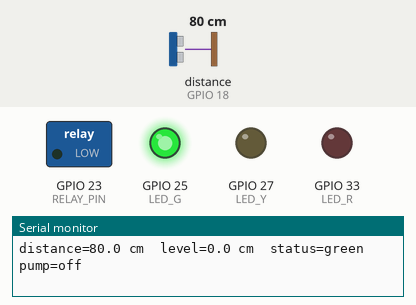
Recording of a sketch running on a simulated ESP32. Parts: switched loads named in the sketch (green lamp = pin HIGH), output pins drawn as LEDs (lit = HIGH), the last lines printed to the serial monitor. Wiring (inferred from the names in the program): ultrasonic range finder: trigger GPIO 5; echo GPIO 18. Inputs (shaded band) come from the test bench; at power-on: distance to the obstacle (sensor on GPIO 18) 80 cm. The echo pulse lasts 58.3 µs per cm; WiFi joins after 1.5 s; servers stay silent unless stated; uploads are accepted with an empty reply; pins used as bus, display or sensor lines are not drawn.

Above: at 1.8 s.
1.9 s: distance to the obstacle (sensor on GPIO 18) set to 37 cm
3.4 s: distance to the obstacle (sensor on GPIO 18) set to 30 cm
At 5.2 s:
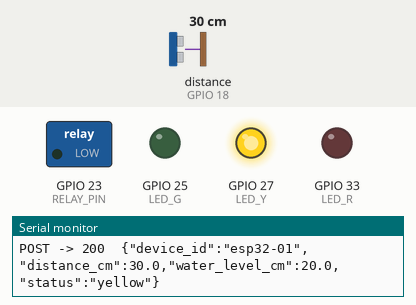
5.7 s: distance to the obstacle (sensor on GPIO 18) set to 27 cm
7.6 s: distance to the obstacle (sensor on GPIO 18) set to 22 cm
At 9.6 s:
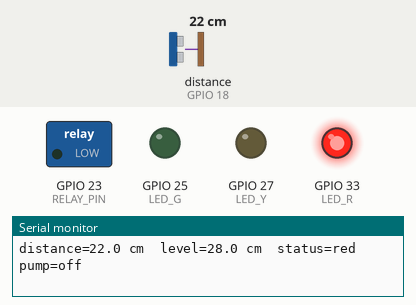
9.9 s: distance to the obstacle (sensor on GPIO 18) set to 25 cm
11.8 s: distance to the obstacle (sensor on GPIO 18) set to 28 cm
At 12.9 s:
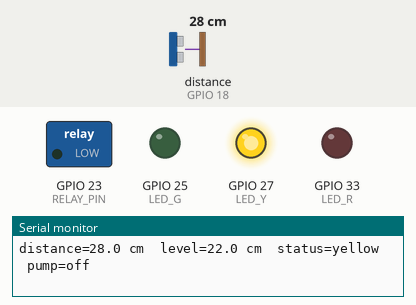
Timing chart, 0 to 14.8 s (numbered marks = the images above; inputs shaded):
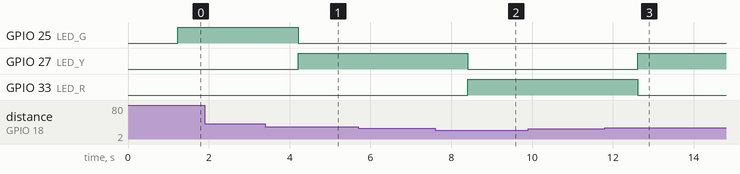

Measured:
- the behaviour switches between 35 and 34 cm on distance to the obstacle (sensor on GPIO 18) (found by bisection; images 0 and 1)
- the behaviour switches between 25 and 24 cm on distance to the obstacle (sensor on GPIO 18) (found by bisection; images 1 and 2)
- the behaviour switches between 26 and 27 cm on distance to the obstacle (sensor on GPIO 18) (found by bisection; images 2 and 3)
- after the input at 3.4 s, GPIO 25 (LED_G): HIGH → LOW after 0.81 s; GPIO 27 (LED_Y): LOW → HIGH after 0.81 s
- after the input at 7.6 s, GPIO 27 (LED_Y): HIGH → LOW after 0.81 s; GPIO 33 (LED_R): LOW → HIGH after 0.81 s
- after the input at 11.8 s, GPIO 27 (LED_Y): LOW → HIGH after 0.81 s; GPIO 33 (LED_R): HIGH → LOW after 0.81 s

The sketch:

rig.ino
```cpp
// FloodSense - ESP32 DevKit V1 + HC-SR04 + relay pump + 3 LEDs
// Board: "ESP32 Dev Module". No extra libraries needed.
//
// REQUIRES secrets.h next to this file (defines WIFI_SSID, WIFI_PASS, DEVICE_KEY).
// Copy secrets.example.h to secrets.h and fill in real values. secrets.h is in .gitignore - never commit it.
//
// TODO(Pai): confirm the sensor. readDistanceCm() below is written for HC-SR04 (trig/echo).
//            The plan mentions A02YYUW (UART) - if that is used, the read code must change.

#include <WiFi.h>
#include <HTTPClient.h>
#include <WiFiClientSecure.h>
#include "secrets.h"

// ===================== CONFIG =====================
#define SIMULATE_SENSOR 0          // 0 = real sensor. 1 = fake water level for Wokwi only - never use with the real system

const char* BASE_URL  = "https://gunwaree-production.up.railway.app";
const char* POST_PATH = "/device/readings";
const char* PUMP_PATH = "/device/pump-command?region=bangkok_test";
const char* DEVICE_ID = "esp32-01";
const uint32_t MAX_RUN_CAP_S = 90;     // never run longer than this, whatever the backend sends

// TODO: replace with real measurements
const float SENSOR_HEIGHT_CM = 50.0;   // sensor face -> bottom of container
const float YELLOW_CM        = 15.0;   // water level (cm)
const float RED_CM           = 25.0;   // water level (cm)
const float HYST_CM          = 2.0;

const uint32_t SEND_NORMAL_S     = 10;  // green
const uint32_t SEND_ALERT_S      = 3;   // yellow / red
const uint32_t POLL_EVERY_S      = 5;   // GET pump command
const uint32_t DEFAULT_MAX_RUN_S = 60;

// Pins
const int TRIG_PIN = 5;
const int ECHO_PIN = 18;                // MUST go through a voltage divider (1k + 2k) - Echo is 5V
const int RELAY_PIN = 23;
const bool RELAY_ACTIVE_LOW = false;     // most relay modules: LOW = ON
const int LED_G = 25, LED_Y = 27, LED_R = 33;
// ==================================================

enum Status { GREEN, YELLOW, RED };
const char* STATUS_NAMES[] = {"green", "yellow", "red"};
Status status = GREEN;

float distanceCm = 0, levelCm = 0;
bool haveReading = false;
uint32_t lastGoodMs = 0, lastSample = 0, lastSend = 0, lastPoll = 0;

bool pumpOn = false, lockedOut = false;
uint32_t pumpStart = 0, maxRunMs = DEFAULT_MAX_RUN_S * 1000UL;

// ---------- relay ----------
void setRelay(bool on) {
  digitalWrite(RELAY_PIN, RELAY_ACTIVE_LOW ? (on ? LOW : HIGH) : (on ? HIGH : LOW));
}

// ---------- HC-SR04: 5 pings, median of valid ones ----------
bool readDistanceCm(float &cm) {
  float v[5];
  int n = 0;
  for (int i = 0; i < 5; i++) {
    digitalWrite(TRIG_PIN, LOW);  delayMicroseconds(2);
    digitalWrite(TRIG_PIN, HIGH); delayMicroseconds(10);
    digitalWrite(TRIG_PIN, LOW);
    unsigned long us = pulseIn(ECHO_PIN, HIGH, 30000UL);   // 30 ms timeout
    if (us > 0) {
      float d = us * 0.0343f / 2.0f;                       // cm
      if (d >= 2.0f && d <= 400.0f) v[n++] = d;
    }
    delay(40);
  }
  if (n == 0) return false;
  for (int i = 1; i < n; i++) {                            // insertion sort
    float x = v[i]; int j = i - 1;
    while (j >= 0 && v[j] > x) { v[j + 1] = v[j]; j--; }
    v[j + 1] = x;
  }
  cm = v[n / 2];
  return true;
}

// ---------- status with hysteresis ----------
void updateStatus(float level) {
  switch (status) {
    case GREEN:
      if (level >= RED_CM) status = RED;
      else if (level >= YELLOW_CM) status = YELLOW;
      break;
    case YELLOW:
      if (level >= RED_CM) status = RED;
      else if (level < YELLOW_CM - HYST_CM) status = GREEN;
      break;
    case RED:
      if (level < RED_CM - HYST_CM) status = YELLOW;
      break;
  }
  digitalWrite(LED_G, status == GREEN);
  digitalWrite(LED_Y, status == YELLOW);
  digitalWrite(LED_R, status == RED);
}

// ---------- pump rules ----------
void failSafe() {                 // GET failed / Wi-Fi lost / sensor fault
  if (pumpOn) lockedOut = true;   // needs an explicit "off" before running again
  pumpOn = false;
  setRelay(false);
}

void handleCommand(String body) {
  body.replace(" ", "");
  body.replace("\n", "");
  if (body.indexOf("\"pump\":\"off\"") >= 0) {
    pumpOn = false;
    lockedOut = false;            // unlock only on "off"
    setRelay(false);
  } else if (body.indexOf("\"pump\":\"on\"") >= 0) {
    if (!pumpOn && !lockedOut) {  // repeated "on" does not reset the timer
      int i = body.indexOf("\"max_run_s\":");
      uint32_t s = (i >= 0) ? body.substring(i + 12).toInt() : 0;
      if (s == 0) s = DEFAULT_MAX_RUN_S;
      if (s > MAX_RUN_CAP_S) s = MAX_RUN_CAP_S;
      maxRunMs = s * 1000UL;
      pumpOn = true;
      pumpStart = millis();
      setRelay(true);
    }
  }
}

void addHeaders(HTTPClient &http) {
  http.addHeader("Content-Type", "application/json");
  http.addHeader("X-Device-Key", DEVICE_KEY);   // never print DEVICE_KEY to Serial
}

// HTTPS without certificate check (setInsecure): accepted for this prototype.
// Risk: anyone who can intercept the traffic (e.g. on the same Wi-Fi) could impersonate the backend
// or read X-Device-Key. Add the server's root CA with client.setCACert() if there is time.

void pollPump() {
  if (WiFi.status() != WL_CONNECTED) { failSafe(); return; }
  WiFiClientSecure client;
  client.setInsecure();
  HTTPClient http;
  http.begin(client, String(BASE_URL) + PUMP_PATH);
  http.setTimeout(5000);
  addHeaders(http);
  int code = http.GET();
  if (code == 200) handleCommand(http.getString());
  else { Serial.printf("GET failed: %d\n", code); failSafe(); }
  http.end();
}

void postLevel() {
  if (!haveReading || WiFi.status() != WL_CONNECTED) return;
  char body[200];
  snprintf(body, sizeof(body),
           "{\"device_id\":\"%s\",\"distance_cm\":%.1f,\"water_level_cm\":%.1f,\"status\":\"%s\"}",
           DEVICE_ID, distanceCm, levelCm, STATUS_NAMES[status]);
  WiFiClientSecure client;
  client.setInsecure();
  HTTPClient http;
  http.begin(client, String(BASE_URL) + POST_PATH);
  http.setTimeout(5000);
  addHeaders(http);
  int code = http.POST(body);
  Serial.printf("POST -> %d  %s\n", code, body);   // body has no key
  http.end();
}

// ---------- 1-second sensor tick ----------
void sampleTick(uint32_t now) {
#if SIMULATE_SENSOR
  float fakeLevel = 20.0 + 15.0 * sin(now / 1000.0 / 15.0);   // swings 5..35 cm
  distanceCm = SENSOR_HEIGHT_CM - fakeLevel;
  lastGoodMs = now;
#else
  float cm;
  if (readDistanceCm(cm)) {
    distanceCm = cm;
    lastGoodMs = now;
  } else if (now - lastGoodMs > 10000) {                       // sensor fault
    Serial.println("Sensor fault: no valid reading");
    haveReading = false;                                       // stop re-sending the last value with a new timestamp
    failSafe();
    return;
  } else if (!haveReading) {
    return;
  }
#endif
  levelCm = SENSOR_HEIGHT_CM - distanceCm;
  if (levelCm < 0) levelCm = 0;
  haveReading = true;
  updateStatus(levelCm);
  Serial.printf("distance=%.1f cm  level=%.1f cm  status=%s  pump=%s%s\n",
                distanceCm, levelCm, STATUS_NAMES[status],
                pumpOn ? "ON" : "off", lockedOut ? " (locked)" : "");
}

void setup() {
  Serial.begin(115200);
  digitalWrite(RELAY_PIN, RELAY_ACTIVE_LOW ? HIGH : LOW);   // pump off before pin becomes output
  pinMode(RELAY_PIN, OUTPUT);
  setRelay(false);
  pinMode(LED_G, OUTPUT); pinMode(LED_Y, OUTPUT); pinMode(LED_R, OUTPUT);
  pinMode(TRIG_PIN, OUTPUT);
  pinMode(ECHO_PIN, INPUT);

  WiFi.mode(WIFI_STA);
  WiFi.setAutoReconnect(true);
  WiFi.begin(WIFI_SSID, WIFI_PASS);
  lastGoodMs = millis();
}

void loop() {
  uint32_t now = millis();

  // pump timer: stop at max_run_s and lock until "off"
  if (pumpOn && now - pumpStart >= maxRunMs) {
    pumpOn = false;
    lockedOut = true;
    setRelay(false);
    Serial.println("Pump max run reached -> off, locked until backend sends off");
  }

  if (now - lastSample >= 1000) { lastSample = now; sampleTick(now); }

  uint32_t sendEvery = (status == GREEN ? SEND_NORMAL_S : SEND_ALERT_S) * 1000UL;
  if (now - lastSend >= sendEvery) { lastSend = now; postLevel(); }

  if (now - lastPoll >= POLL_EVERY_S * 1000UL) { lastPoll = now; pollPump(); }
}
```

secrets.example.h
```cpp
// Copy this file to secrets.h (same folder) and put the real values there.
// secrets.h is listed in .gitignore - never commit it. Do not put real values in this example file.
#pragma once

#define WIFI_SSID  "YOUR_WIFI_SSID"
#define WIFI_PASS  "YOUR_WIFI_PASSWORD"
#define DEVICE_KEY "YOUR_DEVICE_KEY"   // must match DEVICE_KEY of the backend
```
